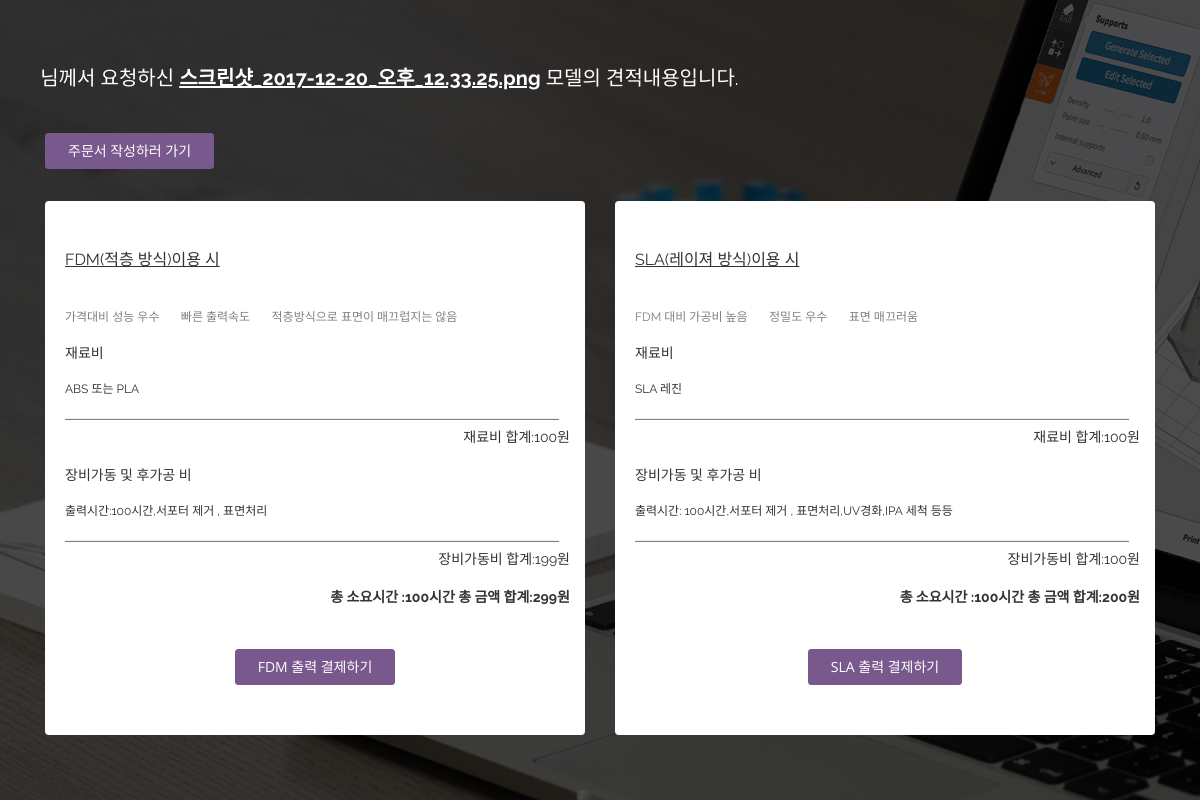
The page /mypagelist/2/estimate/ on the database its author committed.
### threedbang/models.py (models this page shows, shortened)
class StlFile(models.Model):
    comment = models.CharField(max_length= 255, blank=True)
    file = models.FileField(upload_to = user_path)
    owner = models.ForeignKey(settings.AUTH_USER_MODEL)
    pub_date = models.DateTimeField(auto_now_add=True)
    volume = models.IntegerField(default = 0)
    price = models.CharField(max_length = 255 ,  default ="검토중")
    time = models.CharField(max_length = 255 , default ="검토중")
    thumnail_image = models.ImageField(blank = True)
    filenamemake = models.CharField(max_length=255)
    fdm_material_price = models.IntegerField(blank = True,default = 0)
    fdm_time = models.IntegerField(blank = True,default = 0)
    fdm_machine_price = models.IntegerField(blank=True,default = 0)
    fdm_sum_price = models.IntegerField(blank=True,default = 0)
    sla_material_price = models.IntegerField(blank=True,default = 0)
    sla_time = models.IntegerField(blank = True,default = 0)
    sla_machine_price = models.IntegerField(blank=True,default = 0)
    sla_sum_price = models.IntegerField(blank=True,default = 0)
    sla_sum_time = models.IntegerField(blank = True , default = 0)
    fdm_sum_time = models.IntegerField(blank = True , default = 0)
    test_a = models.CharField(blank=True , max_length=255)
    test_b = models.CharField(blank=True, max_length = 255)
    def sum_price(self):
        self.save()
        self.fdm_sum_price = self.fdm_machine_price + self.fdm_material_price
        self.sla_sum_price = self.sla_machine_price + self.sla_material_price
        return self.fdm_sum_price , self.sla_sum_price

### threedbang/views.py (the view)
# urls.py: url(r'^mypagelist/(?P<filekey>[0-9]+)/estimate/$', threedbang_views.estimate, name='estimate'),
def estimate(request,filekey):
    stlfile = get_object_or_404(StlFile, pk= filekey)
    if stlfile.fdm_material_price:
        stlfile.sum_price()
        stlfile.save()
        return render(request, 'estimate.html', {'stlfile': stlfile})

### threedbang/templates/estimate.html (shortened to what this page needs)
<!DOCTYPE html>
<html lang="en">
<head>
    {% load staticfiles %}
    <link rel="stylesheet" href="{% static 'css/theme.css' %}">
</head>
<body>
<section id="services" class="section" style = "margin : 0px 0px 0px 0px ; padding : 0px 0px 0px 0px;">
        <div class="item mask mask-black" style="background: url(/static/images/home3.jpeg) ; no-repeat center top / cover;" data-stellar-background-ratio="0.4">
            <div class="full-wh relative" data-stellar-ratio="0.5">
                <div class="container" >
                    <br>
                    <h3 class = "name text-left" style = "color : white;margin : 0px 10x 0px 10px; font-size:20px;">&nbsp;&nbsp;{{user.username}}님께서 요청하신 <strong style = "text-decoration:underline;">{{stlfile.filenamemake}}</strong> 모델의 견적내용입니다.<br><br><br><a href = "{% url 'address' stlfile.pk %}" style = "margin:0px 0px 0px 15px;">
                    <button  class="btn btn-theme"> <span class="text">주문서 작성하러 가기</span></button>
                    </a></h3><br>
                        <div class="col-lg-6 col-md-6 col-sm12 animated fadeIn wow" data-wow-duration="0.9s" data-wow-delay="0.2s" style = "margin:0px 0px 0px 0px;">
                                <div class="plan">
                                    <h3 class= "text-left" style = "margin : 0px 0px 0px 10px ;font-size :16px;"><p style ="text-decoration:underline;">FDM(적층 방식)이용 시</p></h3><br>
                                    <h4 class="text-left"style = "color : gray;margin : 0px 0px 0px 10px ;font-size :12px;">가격대비 성능 우수&nbsp;&nbsp;&nbsp;&nbsp; &nbsp;&nbsp;빠른 출력속도&nbsp;&nbsp;&nbsp;&nbsp; &nbsp;&nbsp;적층방식으로 표면이 매끄럽지는 않음</h4>
                                    <br>
                                    <h3 class= "text-left" style = "margin : 0px 0px 0px 10px ;font-size :14px;">재료비</h3><br>
                                    <h3 class= "text-left" style = "margin : 0px 0px 0px 10px ;font-size :12px;">ABS 또는 PLA</h3><br>
                                    <hr width="95%" align="right" style="margin : 0px 0px 10px 10px;color:gray; background-color:gray; height:1px;" />
                                    <h3 class= "text-right" style = "margin : 0px 5px 0px 10px ;font-size :14px;">재료비 합계:{{stlfile.fdm_material_price}}원</h3><br>
                                    <h3 class= "text-left" style = "margin : 0px 0px 0px 10px ;font-size :14px;">장비가동 및 후가공 비</h3><br>
                                    <h3 class= "text-left" style = "margin : 0px 0px 0px 10px ;font-size :12px;">출력시간:{{stlfile.fdm_time}}시간,서포터 제거 , 표면처리</h3><br>
                                    <hr width="95%" align="right" style="margin : 0px 0px 10px 10px;color:gray; background-color:gray; height:1px;" />
                                    <h3 class= "text-right" style = "margin : 0px 5px 0px 10px ;font-size :14px;">장비가동비 합계:{{stlfile.fdm_machine_price}}원</h3><br>
                                    <h3 class= "text-right" style = "margin : 0px 5px 0px 10px ;font-size :14px;"><strong>총 소요시간 :{{stlfile.fdm_sum_time}}시간 총 금액 합계:{{stlfile.fdm_sum_price}}원</strong></h3><br>
                                    <br>
                                    <button  id = paid_fdm class="btn btn-theme"> <span class="text">FDM 출력 결제하기</span></button>
                                </div>
                        </div>
                        <div class="col-lg-6 col-md-6 col-sm12 animated fadeIn wow" data-wow-duration="0.9s" data-wow-delay="0.2s">
                                <div class="plan">
                                   <h3 class= "text-left" style = "margin : 0px 0px 0px 10px ;font-size :16px;"><p style ="text-decoration:underline;">SLA(레이져 방식)이용 시</p></h3><br>
                                    <h4 class="text-left"style = "color : gray;margin : 0px 0px 0px 10px ;font-size :12px;">FDM 대비 가공비 높음&nbsp;&nbsp;&nbsp;&nbsp; &nbsp;&nbsp;정밀도 우수&nbsp;&nbsp;&nbsp;&nbsp; &nbsp;&nbsp;표면 매끄러움</h4>
                                    <br>
                                    <h3 class= "text-left" style = "margin : 0px 0px 0px 10px ;font-size :14px;">재료비</h3><br>
                                    <h3 class= "text-left" style = "margin : 0px 0px 0px 10px ;font-size :12px;">SLA 레진</h3><br>
                                    <hr width="95%" align="right" style="margin : 0px 0px 10px 10px;color:gray; background-color:gray; height:1px;" />
                                    <h3 class= "text-right" style = "margin : 0px 5px 0px 10px ;font-size :14px;">재료비 합계:{{stlfile.sla_material_price}}원</h3><br>
                                    <h3 class= "text-left" style = "margin : 0px 0px 0px 10px ;font-size :14px;">장비가동 및 후가공 비</h3><br>
                                    <h3 class= "text-left" style = "margin : 0px 0px 0px 10px ;font-size :12px;">출력시간: {{stlfile.sla_time}}시간,서포터 제거 , 표면처리,UV경화,IPA 세척 등등</h3><br>
                                    <hr width="95%" align="right" style="margin : 0px 0px 10px 10px;color:gray; background-color:gray; height:1px;" />
                                    <h3 class= "text-right" style = "margin : 0px 5px 0px 10px ;font-size :14px;">장비가동비 합계:{{stlfile.sla_machine_price}}원</h3><br>
                                    <h3 class= "text-right" style = "margin : 0px 5px 0px 10px ;font-size :14px;"><strong>총 소요시간 :{{stlfile.sla_sum_time}}시간 총 금액 합계:{{stlfile.sla_sum_price}}원</strong></h3><br><br>
                                    <button  id = paid_sla class="btn btn-theme"> <span class="text">SLA 출력 결제하기</span></button><br>
                                </div>
                        </div>
                </div>
            </div>
         </div>
</section>
</body>
</html>

### threedbang/static/css/theme.css (style rules this page uses)
* { outline: none !important; }
html { height: 100%; }
body { height: 100%; min-height: 100%; -moz-osx-font-smoothing: grayscale; -webkit-font-smoothing: antialiased; font-size: 13px; line-height: 22px; color: #757575; font-family: 'Open Sans', sans-serif; background: #fff; }
.relative { position: relative !important; }
.full-wh { display: table-cell; width: 1%; height: 100vh; vertical-align: middle; }
.section { padding-top: 100px; padding-bottom: 100px; }
.h1, h1, .h2, h2, .h3, h3, .h4, h4, .h5, h5, .h6, h6 { margin: 0 0 10px; color: #333; font-weight: 400; font-family: 'Raleway', sans-serif; }
.h3, h3 { font-size: 18px; }
.h4, h4 { font-size: 16px; }
a { color: #78588d; -webkit-transition: all 0.2s ease-in-out; -moz-transition: all 0.2s ease-in-out; -ms-transition: all 0.2s ease-in-out; -o-transition: all 0.2s ease-in-out; transition: all 0.2s ease-in-out; }
p { margin: 0 0 20px; }
.btn, .btn:hover, .btn.hover, .btn:focus, .btn.focus, .btn:active, .btn.active { -webkit-box-shadow: none; -moz-box-shadow: none; box-shadow: none; }
.btn { -webkit-border-radius: 3px; -moz-border-radius: 3px; border-radius: 3px; -webkit-transition: all 0.3s ease-in-out; -moz-transition: all 0.3s ease-in-out; -ms-transition: all 0.3s ease-in-out; -o-transition: all 0.3s ease-in-out; transition: all 0.3s ease-in-out; position: relative; padding: 7px 22px; font-family: inherit; text-align: center; overflow: hidden; color: #fff !important; border-color: #78588d !important; background-color: #78588d !important; }
.btn .text { display: block; -webkit-transition: all 0.3s ease-in-out; -moz-transition: all 0.3s ease-in-out; -ms-transition: all 0.3s ease-in-out; -o-transition: all 0.3s ease-in-out; transition: all 0.3s ease-in-out; }
.mask { position: relative; z-index: 1; }
.mask::after { display: block; content: ''; position: absolute; top: 0; left: 0; z-index: -1; width: 100%; height: 100%; background: #78588d; opacity: .85; }
.mask.mask-black::after { opacity: .35; background: #000 !important; }
.plan { margin-bottom: 20px; padding: 50px 10px; text-align: center; background: #fff; -webkit-border-radius: 4px; -moz-border-radius: 4px; border-radius: 4px; -webkit-transition: all 0.3s ease-in-out; -moz-transition: all 0.3s ease-in-out; -ms-transition: all 0.3s ease-in-out; -o-transition: all 0.3s ease-in-out; transition: all 0.3s ease-in-out; }

### rows shown on the page
StlFile: filenamemake "스크린샷_2017-12-20_오후_12.33.25.png", fdm_material_price "100", fdm_time "100", fdm_machine_price "199", fdm_sum_time "100", fdm_sum_price "299", sla_material_price "100", sla_time "100", sla_machine_price "100", sla_sum_time "100", sla_sum_price "200"
